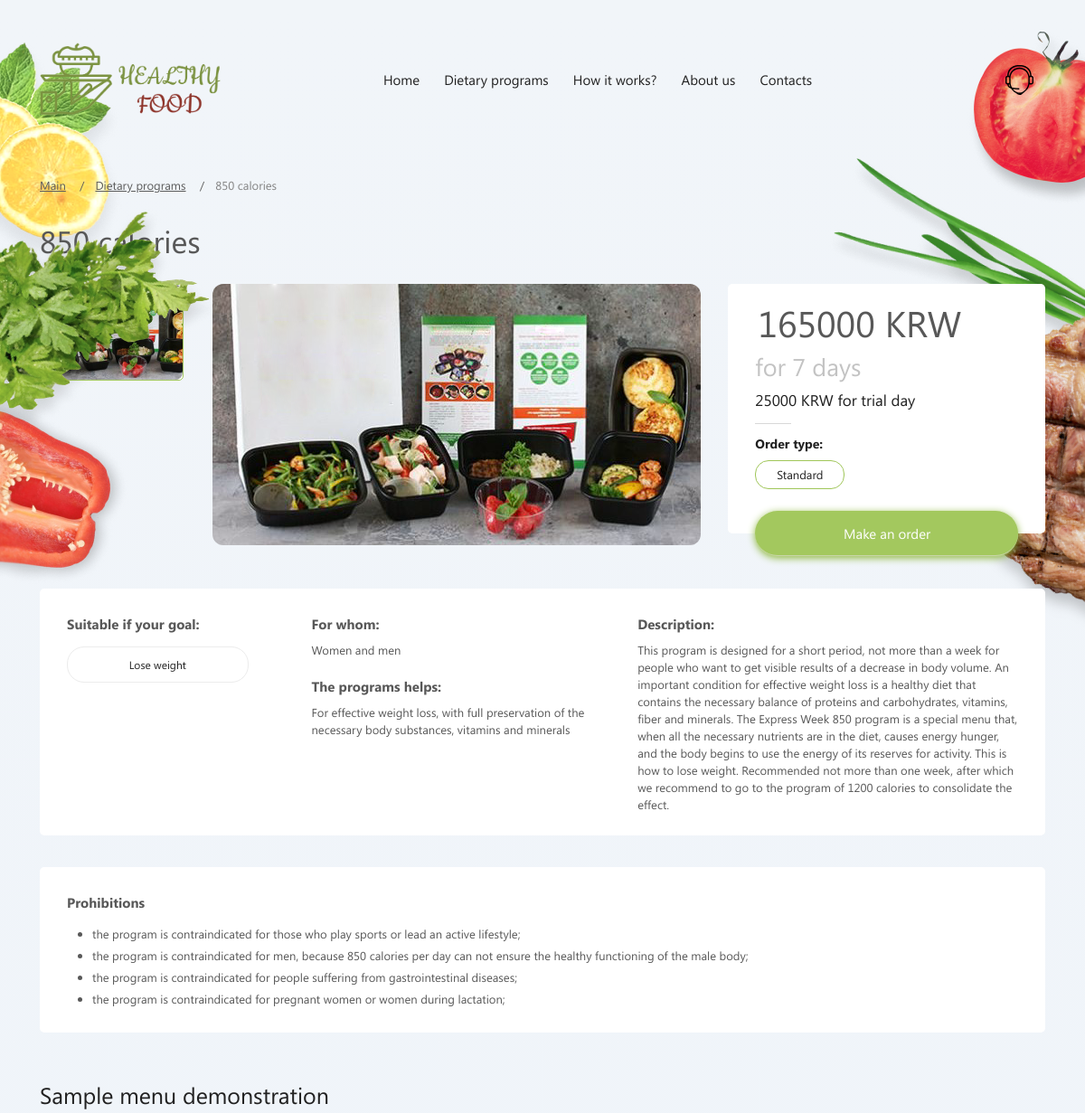
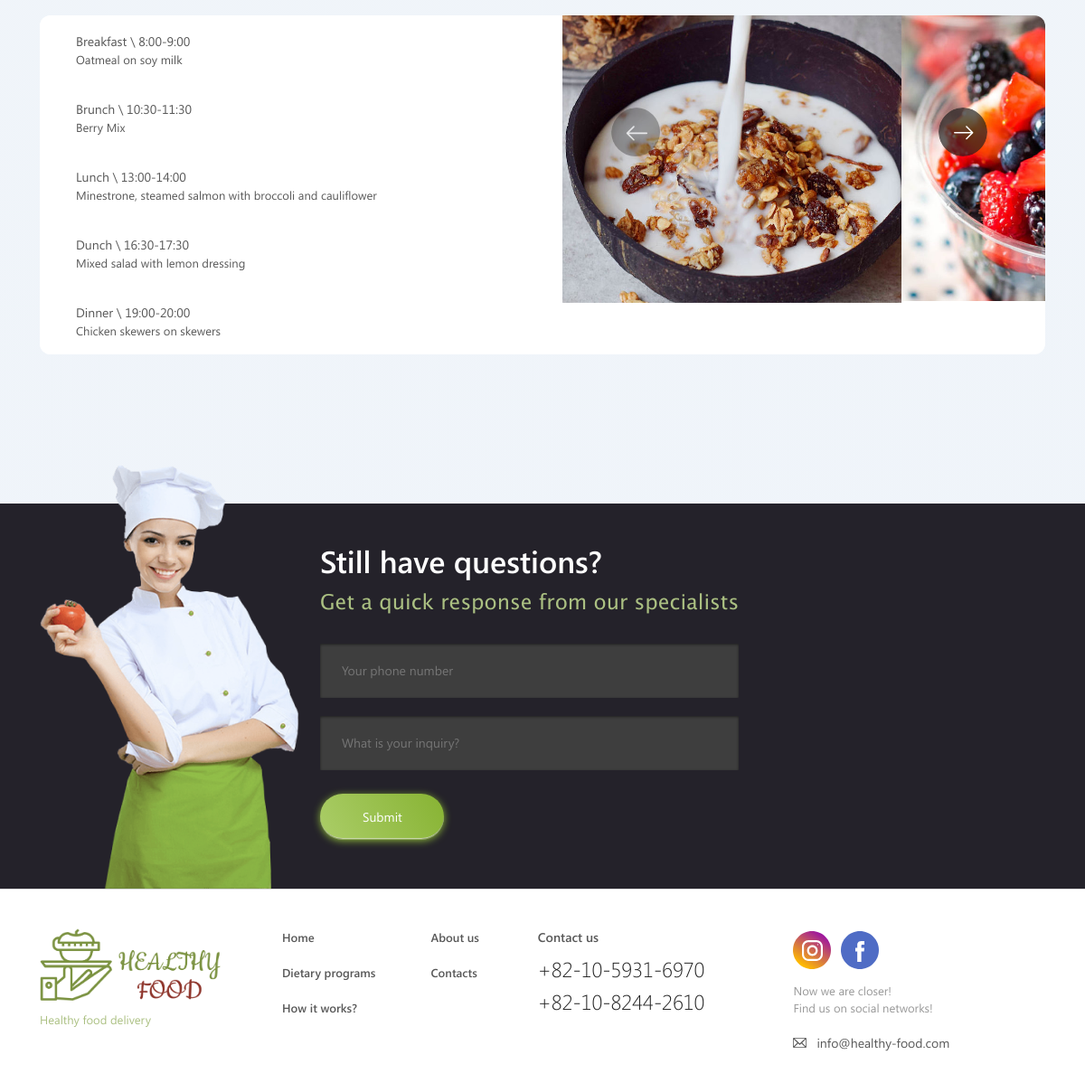
/programs/1/, run on the app's committed database (2 pictures, top to bottom).
### programs/models.py (models this page shows)
class Program(models.Model):
    title = models.CharField(max_length=100)
    image = models.TextField()
    tag = models.TextField()
    target = models.TextField()
    aim = models.TextField()
    description = models.TextField()
    prohibition = models.TextField(blank=True)
    price_day = models.IntegerField()
    price_week = models.IntegerField()
    breakfast_info = models.TextField()
    breakfast_image = models.TextField()
    brunch_info = models.TextField()
    brunch_image = models.TextField()
    lunch_info = models.TextField()
    lunch_image = models.TextField()
    dunch_info = models.TextField()
    dunch_image = models.TextField()
    dinner_info = models.TextField()
    dinner_image = models.TextField()

### programs/views.py (the view)
# urls.py: path("<int:pk>/", views.program_info, name="program_info"),
def program_info(request, pk):
    program = Program.objects.get(pk=pk)
    prohibitions = program.prohibition.splitlines()
    context = {"program": program, "prohibitions": prohibitions}
    return render(request, "program_info.html", context)

### programs/templates/program_info.html (shortened to what this page needs)
{% extends "base.html" %}
{% load static %}
{% block page_content %}
<div class="container">
    <div class="breadcrumbs">
        <ul>
            <li><a href="/">Main</a>
            </li>
            <li><a href="/programs">Dietary programs</a>
            </li>
            <li><span>{{ program.title }}</span>
            </li>
        </ul>
    </div>
    <div class="h1 page-title">{{ program.title }}</div>
    <div class="product">
        <div class="product-cart" id="product-cart">
            <div class="preview-gallery" data-react-id="PreviewGallery">
                <div id="preview-gallery">
                    <div class="preview-gallery__desktop">
                        <div class="preview-gallery__inner">
                            <div class="preview-gallery__thumbs">
                                <span class="active">
                                </span>
                            </div>
                            <div class="preview-gallery__list">
                                <div class="preview-gallery__item active">
                                    <img src="/static/{{ program.image }}" alt="">
                                </div>
                            </div>
                        </div>
                    </div>
                </div>
            </div>
            <div id="product-order" data-react-id="ProductOrder">
                <div class="product-order">
                    <div>
                        <div class="product-order__price">{{ program.price_week }} KRW</div>
                        <div class="product-order__days">for 7 days</div>
                        <div class="product-order__text">{{ program.price_day }} KRW for trial day</div>
                    </div>
                    <div class="product-order__form">
                        <div class="product-order__radio-group product-order__radio-type">
                            <div class="product-order__title">Order type:</div>
                            <label class="product-order__active"><span>Standard</span></label>
                        </div>
                        <div>
                            <button class="product-order__btn"><span class="btn-desktop__text">Make an order</span>
                                <span class="btn-mobile__text">Make an order</span></button>
                        </div>
                    </div>
                </div>
            </div>
        </div>
        <div class="product-description">
            <div class="product-description__inner">
                <div class="product-description__col">
                    <h4>Suitable if your goal:</h4>
                    <div class="product-description__goals">
                        <a class="btn-bordered">{{ program.tag }}</a>
                    </div>
                </div>
                <div class="product-description__col">
                    <h4>For whom:</h4>
                    <p>{{ program.target }}</p>
                    <h4>The programs helps:</h4>
                    <p>{{ program.aim }}</p>
                </div>
                <div class="product-description__col">
                    <h4>Description:</h4>
                    <p>{{ program.description }}</p>
                </div>
            </div>
        </div>
        {% if prohibitions %}
        <div class="product-description contraindications">
            <h4>Prohibitions</h4>
            <ul>
                {% for prohibition in prohibitions %}
                    <li>{{ prohibition }}</li>
                {% endfor %}
            </ul>
        </div>
        {% endif %}
    </div>
    <div data-react-id="ProductMenu">
        <div class="product-menu">
            <h3>Sample menu demonstration</h3>
            <div class="product-menu__wrapper">
                <div class="product-menu__inner">
                    <div class="product-menu__list">
                        <div class="product-menu__item">
                            <div class="product-menu__title">Breakfast \ 8:00-9:00</div>
                            <div class="product-menu__description">
                                <ul>
                                    <li><span>{{ program.breakfast_info }}</span></li>
                                </ul>
                            </div>
                        </div>
                        <div class="product-menu__item">
                            <div class="product-menu__title">Brunch \ 10:30-11:30</div>
                            <div class="product-menu__description">
                                <ul>
                                    <li><span>{{ program.brunch_info }}</span></li>
                                </ul>
                            </div>
                        </div>
                        <div class="product-menu__item">
                            <div class="product-menu__title">Lunch \ 13:00-14:00</div>
                            <div class="product-menu__description">
                                <ul>
                                    <li><span>{{ program.lunch_info }}</span></li>
                                </ul>
                            </div>
                        </div>
                        <div class="product-menu__item">
                            <div class="product-menu__title">Dunch \ 16:30-17:30</div>
                            <div class="product-menu__description">
                                <ul>
                                    <li><span>{{ program.dunch_info }}</span></li>
                                </ul>
                            </div>
                        </div>
                        <div class="product-menu__item">
                            <div class="product-menu__title">Dinner \ 19:00-20:00</div>
                            <div class="product-menu__description">
                                <ul>
                                    <li><span>{{ program.dinner_info }}</span></li>
                                </ul>
                            </div>
                        </div>
                    </div>
                    <div class="product-menu__gallery">
                        <div class="slick-slider slick-initialized" dir="ltr">
                            <button type="button" data-role="none" class="slick-arrow slick-prev slick-disabled" style="display: block;"> Previous</button>
                            <div class="slick-list">
                                <div class="slick-track" style="width: 1875px; opacity: 1; transform: translate3d(0px, 0px, 0px);">
                                    <div data-index="0" class="slick-slide slick-active slick-current" tabindex="-1" aria-hidden="false" style="outline: none; width: 375px;">
                                        <div>
                                            <div class="gallery__item" tabindex="-1" style="width: 100%; display: inline-block;">
                                                <div><img src="/static/{{ program.breakfast_image }}" alt="">
                                                </div>
                                            </div>
                                        </div>
                                    </div>
                                    <div data-index="1" class="slick-slide" tabindex="-1" aria-hidden="true" style="outline: none; width: 375px;">
                                        <div>
                                            <div class="gallery__item" tabindex="-1" style="width: 100%; display: inline-block;">
                                                <div><img src="/static/{{ program.brunch_image }}" alt="">
                                                </div>
                                            </div>
                                        </div>
                                    </div>
                                </div>
                            </div>
                            <button type="button" data-role="none" class="slick-arrow slick-next" style="display: block;"> Next</button>
                        </div>
                    </div>
                </div>
            </div>
        </div>
    </div>
</div>
{% endblock %}

### data on the page
Program: title "850 calories", image (picture), price_week "165000", price_day "25000", tag "Lose weight", target "Women and men", aim "For effective weight loss, with full preservation of the necessary body substances, vitamins and minerals", description "This program is designed for a short period, not more than a week for people who want to get visible results of a decrease in body volume. An important condition for effective weight loss is a healthy diet that contains the necessary balance of proteins and carbohydrates, vitamins, fiber and minerals. The Express Week 850 program is a special menu that, when all the necessary nutrients are in the diet, causes energy hunger, and the body begins to use the energy of its reserves for activity. This is how to lose weight. Recommended not more than one week, after which we recommend to go to the program of 1200 calories to consolidate the effect.", breakfast_info "Oatmeal on soy milk", brunch_info "Berry Mix", lunch_info "Minestrone, steamed salmon with broccoli and cauliflower", dunch_info "Mixed salad with lemon dressing", dinner_info "Chicken skewers on skewers", breakfast_image (picture), brunch_image (picture)

### other printed values
{{ prohibition }} "the program is contraindicated for those who play sports or lead an active lifestyle;" "the program is contraindicated for men, because 850 calories per day can not ensure the healthy functioning of the male body;" "the program is contraindicated for people suffering from gastrointestinal diseases;" "the program is contraindicated for pregnant women or women during lactation;"
